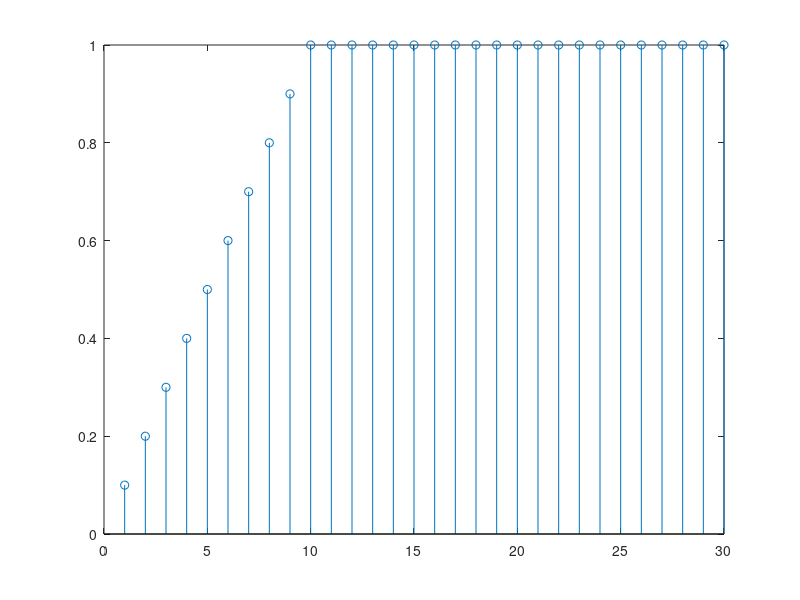

Reproduce this figure in MATLAB.
% Se define el array con los pulsos
x=[ones(1,30)];

% Coeficientes
b = 0.1 * ones(1,10);
a = 1;

filtro = filter(b, a, x)

stem(filtro)
